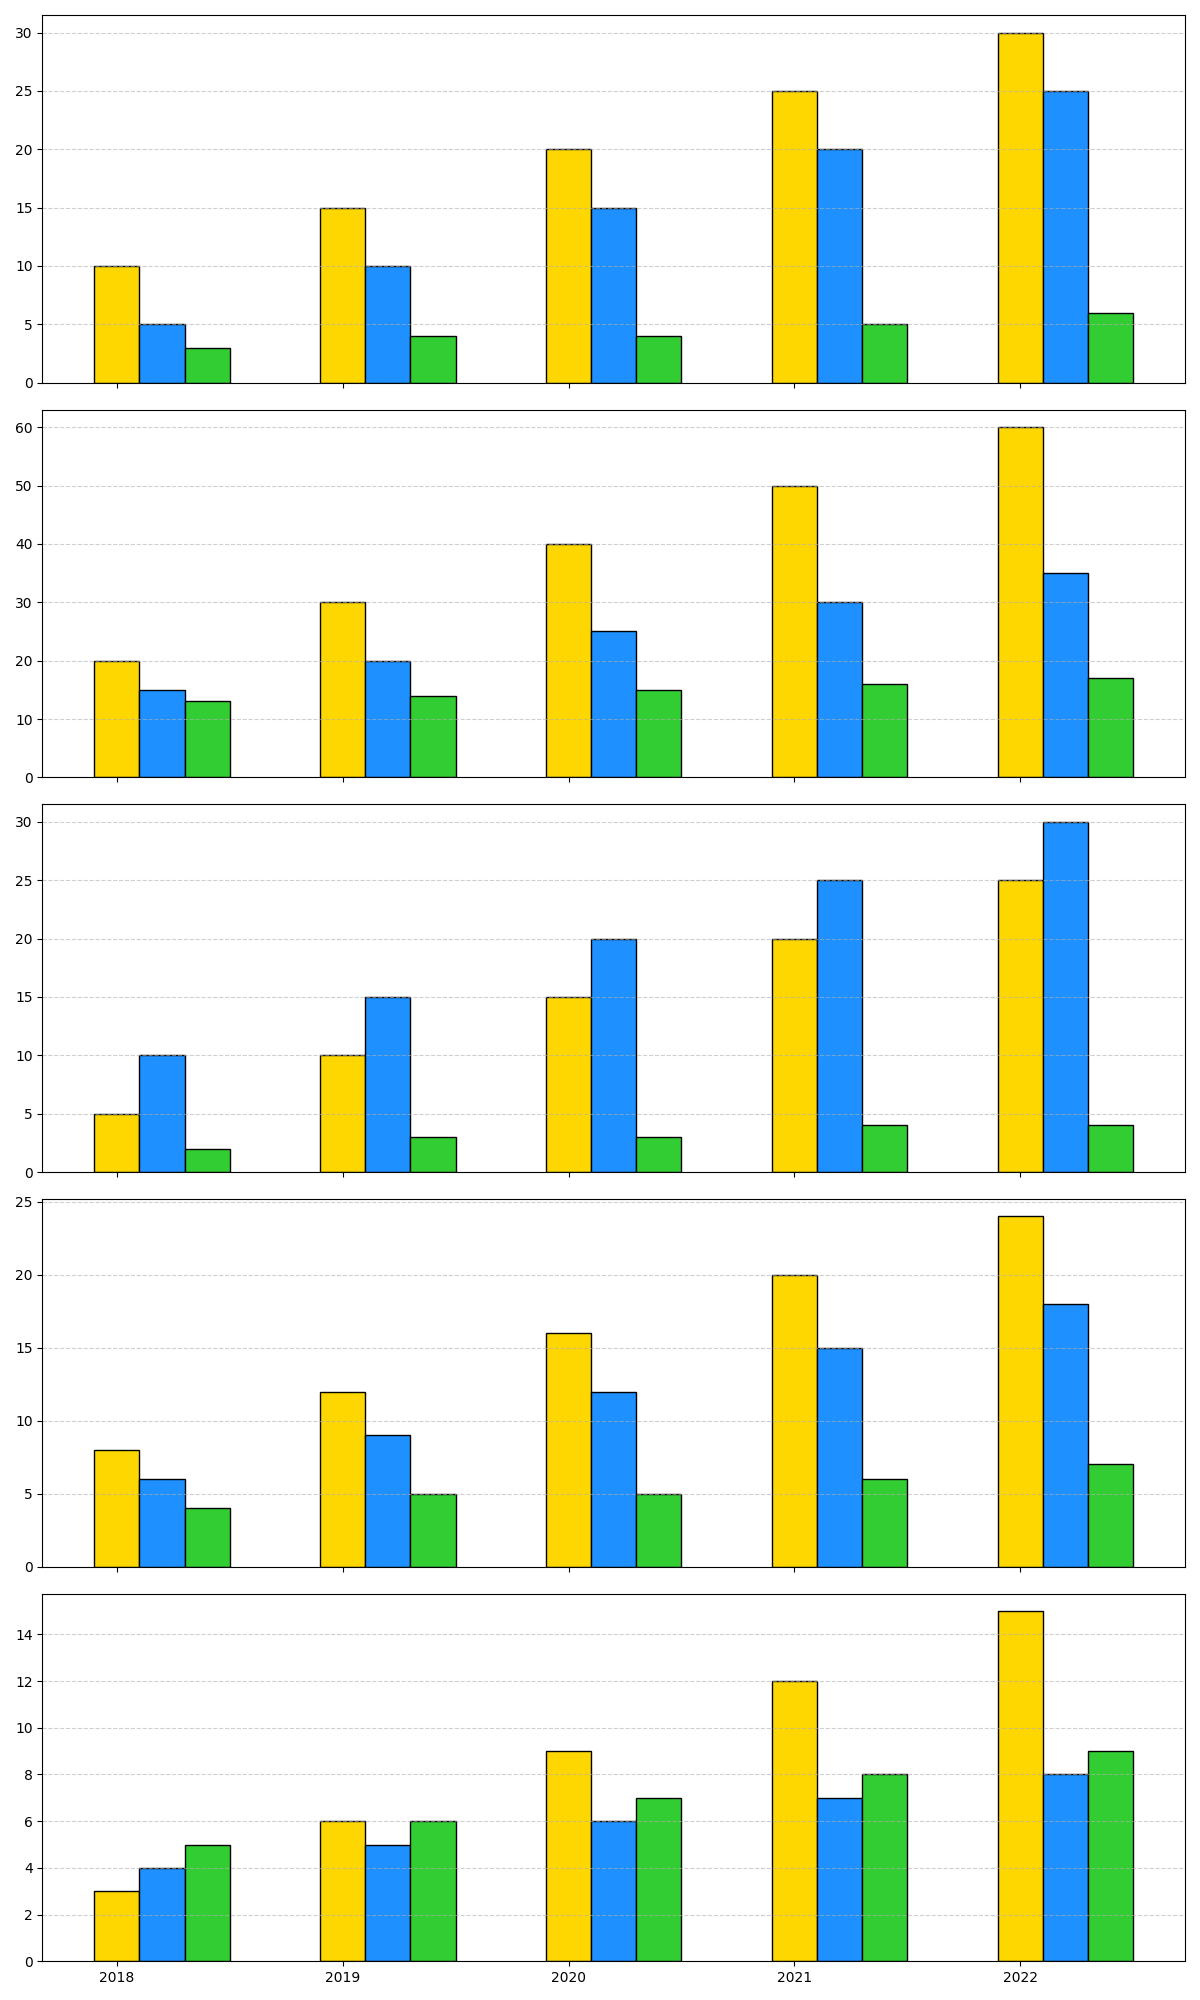

Reproduce this figure in Python.
import matplotlib.pyplot as plt
import numpy as np

years = np.array([2018, 2019, 2020, 2021, 2022])

# Data for each country (solar, wind, hydro)
usa_data = {"Solar": [10, 15, 20, 25, 30], "Wind": [5, 10, 15, 20, 25], "Hydro": [3, 4, 4, 5, 6]}
china_data = {"Solar": [20, 30, 40, 50, 60], "Wind": [15, 20, 25, 30, 35], "Hydro": [13, 14, 15, 16, 17]}
germany_data = {"Solar": [5, 10, 15, 20, 25], "Wind": [10, 15, 20, 25, 30], "Hydro": [2, 3, 3, 4, 4]}
india_data = {"Solar": [8, 12, 16, 20, 24], "Wind": [6, 9, 12, 15, 18], "Hydro": [4, 5, 5, 6, 7]}
brazil_data = {"Solar": [3, 6, 9, 12, 15], "Wind": [4, 5, 6, 7, 8], "Hydro": [5, 6, 7, 8, 9]}

all_data = [usa_data, china_data, germany_data, india_data, brazil_data]
energy_types = ["Solar", "Wind", "Hydro"]
colors = ['#FFD700', '#1E90FF', '#32CD32']

fig, axes = plt.subplots(nrows=5, ncols=1, figsize=(12, 20), sharex=True)

for i, ax in enumerate(axes):
    country_data = all_data[i]
    for j, energy in enumerate(energy_types):
        ax.bar(years + j * 0.2, country_data[energy], width=0.2, color=colors[j], edgecolor='black')
    ax.grid(axis='y', linestyle='--', alpha=0.6)

plt.xticks(years)
plt.tight_layout()

plt.show()
